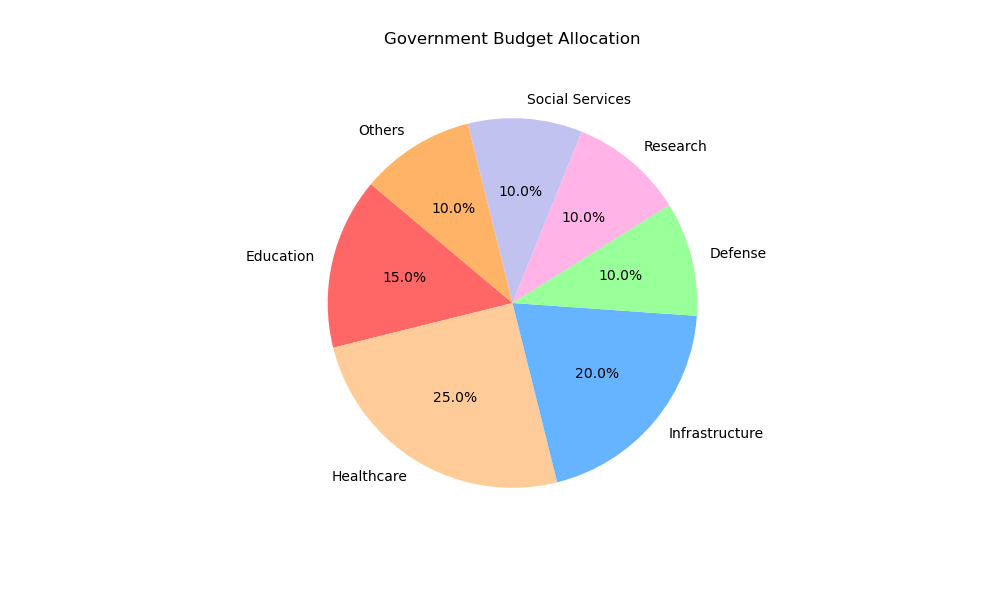

The script that drew this image:

import matplotlib.pyplot as plt

categories = ['Education', 'Healthcare', 'Infrastructure', 'Defense', 'Research', 'Social Services', 'Others']
percentages = [15, 25, 20, 10, 10, 10, 10]
colors = ['#ff6666', '#ffcc99', '#66b3ff', '#99ff99', '#ffb3e6', '#c2c2f0', '#ffb366']

fig, ax = plt.subplots(figsize=(10, 6))
ax.pie(percentages, labels=categories, autopct='%1.1f%%', colors=colors, startangle=140)
ax.set_title('Government Budget Allocation', pad=20)

plt.show()
